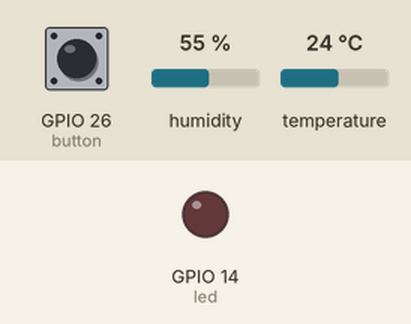
A program run on a simulated ESP32 board running MicroPython. Parts: output pins drawn as LEDs (lit = HIGH). Wiring (from the project's diagram.json): red LED on GPIO 14, DHT22 sensor on GPIO 15, red button on GPIO 26. Dashed ring = blinking. The inputs (shaded band) are chosen by the test bench; at power-on: GPIO 26 (button) HIGH, humidity 55 %, temperature 24 °C. WiFi joins after 1.5 s; no MQTT or app messages arrive unless stated; what the program prints to the serial console is not drawn.

Above: at 2.8 s.
2.9 s: GPIO 26 (button) pulled LOW for 0.25 s
At 3.12 s:
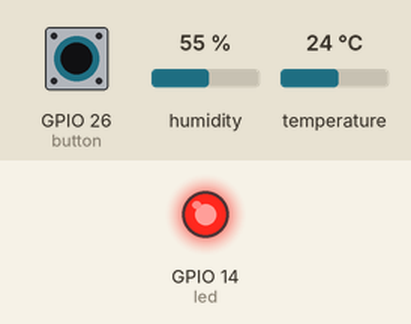
4.7 s: GPIO 26 (button) pulled LOW for 1 s
At 6.9 s:
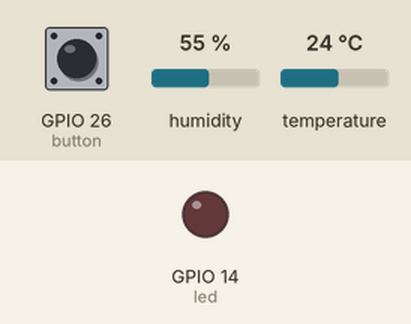
7.4 s: GPIO 26 (button) pulsed LOW 5 times (0.12 s each, 0.3 s apart)
At 7.7 s:
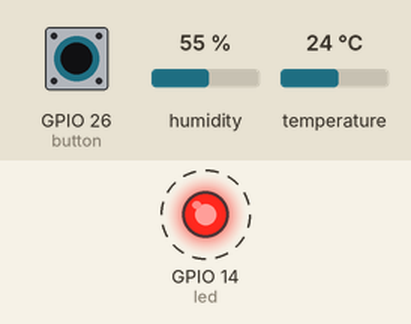
11.9 s: GPIO 26 (button) driven LOW
At 12.4 s:
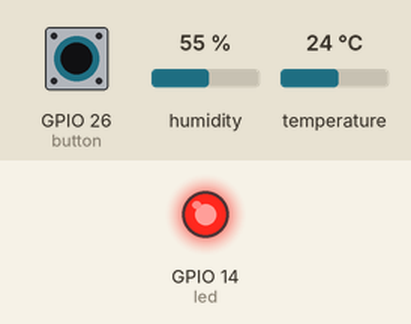
13.4 s: GPIO 26 (button) driven HIGH
At 14.0 s:
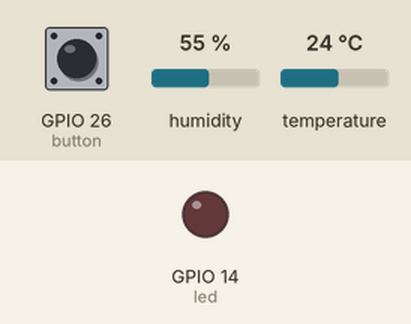
Timing chart, 0 to 16.0 s (numbered marks = the images above; inputs shaded):
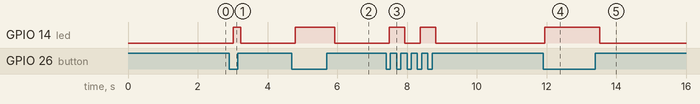

The program:

mqtt-sample-modified.py
```python
"""
Modified IoT Weather Station Example with triggering update of weather using a push button.

To view the data:

1. Go to http://www.hivemq.com/demos/websocket-client/
2. Click "Connect"
3. Under Subscriptions, click "Add New Topic Subscription"
4. In the Topic field, type "wokwi-weather" then click "Subscribe"

Now click on the push button in the simulation,
current temperature, humidity will be reported,
and you should see the message appear on the MQTT Broker,
in the "Messages" pane.

https://wokwi.com/arduino/projects/322577683855704658
"""

import network
import time
import machine
from machine import Pin
from utime import sleep
import dht
import ujson
from umqtt.simple import MQTTClient

# MQTT Server Parameters
MQTT_CLIENT_ID = "micropython-weather-demo"
MQTT_BROKER    = "broker.mqttdashboard.com"
MQTT_USER      = ""
MQTT_PASSWORD  = ""
MQTT_TOPIC     = "wokwi-weather"

sensor = dht.DHT22(Pin(15))

led = Pin(14, Pin.OUT)
button = machine.Pin(26, machine.Pin.IN, machine.Pin.PULL_UP)

print("Connecting to WiFi", end="")
sta_if = network.WLAN(network.STA_IF)
sta_if.active(True)
sta_if.connect('Wokwi-GUEST', '')
while not sta_if.isconnected():
  print(".", end="")
  time.sleep(0.1)
print(" Connected!")

print("Connecting to MQTT server... ", end="")
client = MQTTClient(MQTT_CLIENT_ID, MQTT_BROKER, user=MQTT_USER, password=MQTT_PASSWORD)
client.connect()

print("Connected!")

while True:
  print("Measuring weather conditions... ", end="")
  sensor.measure()
  message = ujson.dumps({
    "temp": sensor.temperature(),
    "humidity": sensor.humidity(),
  })

  if button.value() == 0:
    print("Updated!")
    print("Reporting to MQTT topic {}: {}".format(MQTT_TOPIC, message))
    client.publish(MQTT_TOPIC, message)
    led.value(1)
  else:
    led.value(0)
  time.sleep(0.2)
```

Measured:
- after the input at 2.9 s, GPIO 14 (led): LOW → HIGH after 0.11 s, → LOW 0.22 s later
- after the input at 4.7 s, GPIO 14 (led): LOW → HIGH after 0.10 s, → LOW 1.1 s later
- after the input at 7.4 s, GPIO 14 (led): alternates HIGH for 0.45 s and LOW for 0.45 s, 4 changes in all, then stays LOW, starting after 0.08 s
- after the input at 11.9 s, GPIO 14 (led): LOW → HIGH after 0.05 s
- after the input at 13.4 s, GPIO 14 (led): HIGH → LOW after 0.13 s
